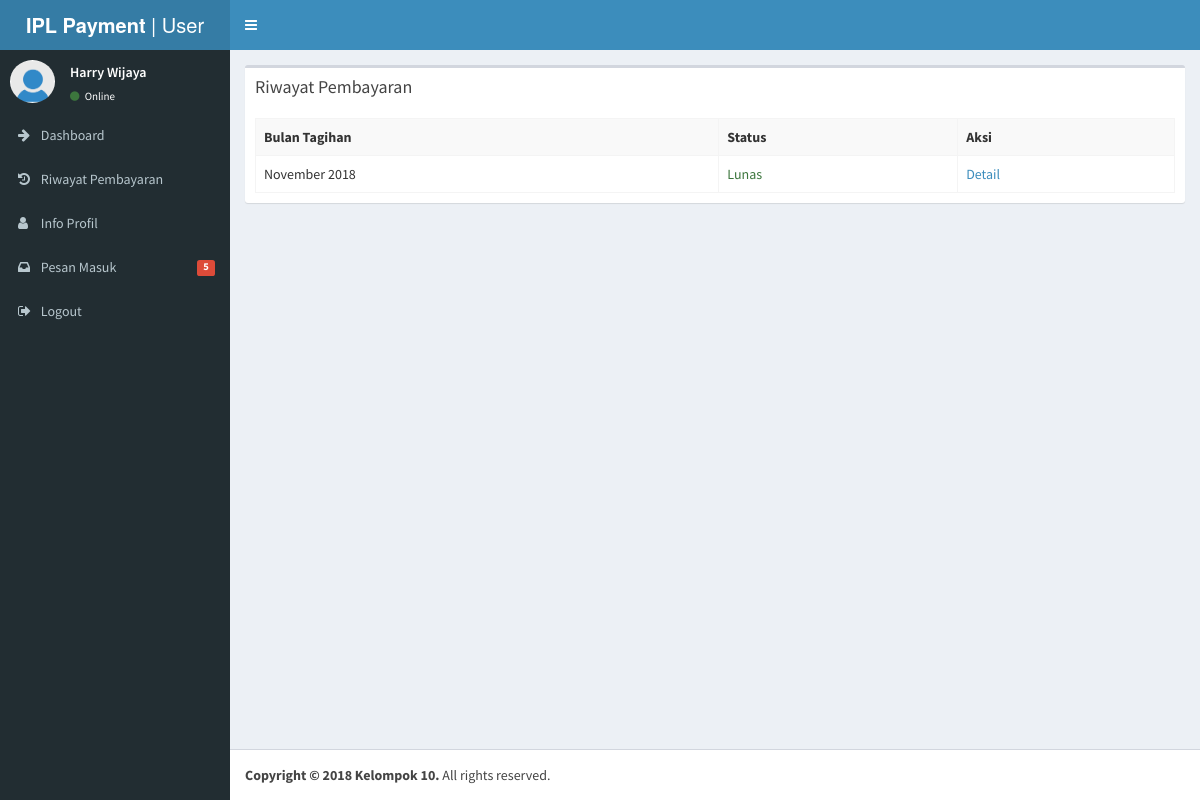
Page /riwayat.php (signed in) on the committed database.
### tables this page shows
CREATE TABLE `user` (
  `id` int(11) NOT NULL,
  `nama` varchar(255) NOT NULL,
  `nik` varchar(255) NOT NULL,
  `nomor_hp` varchar(255) NOT NULL,
  `rumah_id` int(11) NOT NULL,
  `email` varchar(255) NOT NULL,
  `password` varchar(255) NOT NULL
);

CREATE TABLE `tagihan` (
  `id` int(11) NOT NULL,
  `rumah_id` int(11) NOT NULL,
  `listrik` int(11) NOT NULL,
  `air` int(11) NOT NULL,
  `tagihan_kebersihan` int(11) NOT NULL,
  `tagihan_keamanan` int(11) NOT NULL,
  `tagihan_listrik` int(11) NOT NULL,
  `tagihan_air` int(11) NOT NULL,
  `denda` int(11) NOT NULL,
  `total` int(11) NOT NULL,
  `tanggal` int(11) NOT NULL,
  `bulan` varchar(255) NOT NULL,
  `tahun` varchar(255) NOT NULL,
  `status` int(11) NOT NULL,
  `bukti_bayar` varchar(255) NOT NULL,
  `flag_bulan_denda` int(11) NOT NULL
);

### config/koneksi.php (called while the page is built, shortened)
<?php
function bulanIndo($angka){
	switch ($angka) {
		case 11:
			return "November";
			break;
	}
}
?>

### riwayat.php (the view, shortened to what this page needs)
<?php
require_once "config/koneksi.php";
$adminId = $_SESSION['user'];
$resPanitia = mysqli_query($conn, "SELECT * FROM user WHERE id='$adminId'");
$rowPanitia = mysqli_fetch_assoc($resPanitia);
$rumahID = $rowPanitia['rumah_id'];
$resTagihan = mysqli_query($conn, "SELECT * FROM tagihan WHERE rumah_id='$rumahID' ORDER BY id DESC");
?>
<!DOCTYPE html>
<html>
<head>
  <link rel="stylesheet" href="lib/bootstrap/css/bootstrap.min.css">
  <link rel="stylesheet" href="https://cdnjs.cloudflare.com/ajax/libs/font-awesome/4.5.0/css/font-awesome.min.css">
  <link rel="stylesheet" href="https://cdnjs.cloudflare.com/ajax/libs/ionicons/2.0.1/css/ionicons.min.css">
  <link rel="stylesheet" href="dist/css/AdminLTE.min.css">
  <link rel="stylesheet" href="dist/css/skins/_all-skins.min.css">
  <link rel="stylesheet" href="plugins/iCheck/flat/blue.css">
  <link rel="stylesheet" href="plugins/morris/morris.css">
  <link rel="stylesheet" href="plugins/jvectormap/jquery-jvectormap-1.2.2.css">
  <link rel="stylesheet" href="plugins/datepicker/datepicker3.css">
  <link rel="stylesheet" href="plugins/daterangepicker/daterangepicker.css">
  <link rel="stylesheet" href="plugins/bootstrap-wysihtml5/bootstrap3-wysihtml5.min.css">
</head>
<body class="hold-transition skin-blue sidebar-mini">
<div class="wrapper">
  <header class="main-header">
    <a href="index.php" class="logo">
      <span class="logo-lg"><b>IPL Payment</b> | User</span>
    </a>
    <nav class="navbar navbar-static-top">
      <a href="#" class="sidebar-toggle" data-toggle="offcanvas" role="button">
      </a>
    </nav>
  </header>
  <aside class="main-sidebar">
    <section class="sidebar">
      <div class="user-panel">
        <div class="pull-left image">
          <img src="images/user.jpg" class="img-circle" alt="User Image">
        </div>
        <div class="pull-left info">
          <p><?php echo $rowPanitia['nama']; ?></p>
          <a href="#"><i class="fa fa-circle text-success"></i> Online</a>
        </div>
      </div>
      <?php include('config/nav_user.php'); ?>
    </section>
  </aside>
  <div class="content-wrapper">
    <section class="content">
          <div class="box">
            <div class="box-header">
              <h3 class="box-title">Riwayat Pembayaran</h3>
            </div>
            <div class="box-body table-responsive">
          <table class="table table-bordered table-striped">
            <tr>
              <th>Bulan Tagihan</th>
              <th>Status</th>
              <th>Aksi</th>
            </tr>
            <?php while($rowTagihan = mysqli_fetch_assoc($resTagihan)){ ?>
            <tr>
              <td><?php echo bulanIndo($rowTagihan['bulan']) . " " . $rowTagihan['tahun']; ?></td>
              <td>
                      <?php
                        switch ($rowTagihan['status']) {
                          case 2:
                          echo "<span class='text-success'>Lunas</span>";
                            break;
                        }
                      ?>
              </td>
              <td>
                <a href="tagihan_detail.php?id=<?php echo $rowTagihan['id']; ?>">Detail</a> <?php if($rowTagihan['status'] == 0){ ?>| <a href="bayar.php?id=<?php echo $rowTagihan['id']; ?>">Bayar</a><?php } ?>
              </td>
            </tr>
            <?php } ?>
          </table>
        </div>
          </div>
    </section>
  </div>
  <footer class="main-footer">
    <strong>Copyright &copy; 2018 Kelompok 10.</strong> All rights
    reserved.
  </footer>
</div>
</body>
</html>

### rows in the picture
user: nama "Harry Wijaya"
tagihan: bulan "November", tahun "2018", status "Lunas"

### other values in the picture
$jumlahInbox "5"
